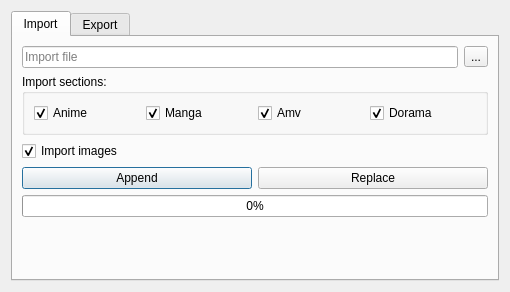
<?xml version="1.0" encoding="UTF-8"?>
<ui version="4.0">
 <class>Share</class>
 <widget class="QDialog" name="Share">
  <property name="geometry">
   <rect>
    <x>0</x>
    <y>0</y>
    <width>510</width>
    <height>292</height>
   </rect>
  </property>
  <property name="windowTitle">
   <string>Dialog</string>
  </property>
  <layout class="QVBoxLayout" name="verticalLayout">
   <item>
    <widget class="QTabWidget" name="tabWidget">
     <property name="currentIndex">
      <number>0</number>
     </property>
     <widget class="QWidget" name="tab_import">
      <attribute name="icon">
       <iconset resource="resource.qrc">
        <normaloff>:/images/import.png</normaloff>:/images/import.png</iconset>
      </attribute>
      <attribute name="title">
       <string>Import</string>
      </attribute>
      <layout class="QVBoxLayout" name="verticalLayout_2">
       <item>
        <layout class="QHBoxLayout" name="horizontalLayout">
         <item>
          <widget class="QLineEdit" name="LineEdit_ImportFile">
           <property name="placeholderText">
            <string>Import file</string>
           </property>
          </widget>
         </item>
         <item>
          <widget class="QToolButton" name="TButton_ChooseImportFile">
           <property name="text">
            <string>...</string>
           </property>
           <property name="icon">
            <iconset resource="resource.qrc">
             <normaloff>:/images/folder.png</normaloff>:/images/folder.png</iconset>
           </property>
          </widget>
         </item>
        </layout>
       </item>
       <item>
        <widget class="QGroupBox" name="GroupBox_ImportSections">
         <property name="title">
          <string>Import sections:</string>
         </property>
         <layout class="QHBoxLayout" name="horizontalLayout_6">
          <item>
           <widget class="QCheckBox" name="ChBox_Import_Anime">
            <property name="text">
             <string>Anime</string>
            </property>
            <property name="checked">
             <bool>true</bool>
            </property>
           </widget>
          </item>
          <item>
           <widget class="QCheckBox" name="ChBox_Import_Manga">
            <property name="text">
             <string>Manga</string>
            </property>
            <property name="checked">
             <bool>true</bool>
            </property>
           </widget>
          </item>
          <item>
           <widget class="QCheckBox" name="ChBox_Import_Amv">
            <property name="text">
             <string>Amv</string>
            </property>
            <property name="checked">
             <bool>true</bool>
            </property>
           </widget>
          </item>
          <item>
           <widget class="QCheckBox" name="ChBox_Import_Dorama">
            <property name="text">
             <string>Dorama</string>
            </property>
            <property name="checked">
             <bool>true</bool>
            </property>
           </widget>
          </item>
         </layout>
        </widget>
       </item>
       <item>
        <widget class="QCheckBox" name="ChBox_Import_Images">
         <property name="text">
          <string>Import images</string>
         </property>
         <property name="checked">
          <bool>true</bool>
         </property>
        </widget>
       </item>
       <item>
        <layout class="QHBoxLayout" name="HLay_Import_Actions">
         <item>
          <widget class="QPushButton" name="PBtn_Import_Append">
           <property name="text">
            <string>Append</string>
           </property>
           <property name="icon">
            <iconset resource="resource.qrc">
             <normaloff>:/images/list-add.png</normaloff>:/images/list-add.png</iconset>
           </property>
          </widget>
         </item>
         <item>
          <widget class="QPushButton" name="PBtn_Import_Replace">
           <property name="text">
            <string>Replace</string>
           </property>
           <property name="icon">
            <iconset resource="resource.qrc">
             <normaloff>:/images/refresh.png</normaloff>:/images/refresh.png</iconset>
           </property>
          </widget>
         </item>
        </layout>
       </item>
       <item>
        <widget class="QProgressBar" name="ProgressBar_Import">
         <property name="value">
          <number>0</number>
         </property>
         <property name="alignment">
          <set>Qt::AlignCenter</set>
         </property>
        </widget>
       </item>
       <item>
        <spacer name="verticalSpacer">
         <property name="orientation">
          <enum>Qt::Vertical</enum>
         </property>
         <property name="sizeHint" stdset="0">
          <size>
           <width>20</width>
           <height>40</height>
          </size>
         </property>
        </spacer>
       </item>
      </layout>
     </widget>
     <widget class="QWidget" name="tab_export">
      <attribute name="icon">
       <iconset resource="resource.qrc">
        <normaloff>:/images/export.png</normaloff>:/images/export.png</iconset>
      </attribute>
      <attribute name="title">
       <string>Export</string>
      </attribute>
      <layout class="QVBoxLayout" name="verticalLayout_3">
       <item>
        <layout class="QHBoxLayout" name="horizontalLayout_2">
         <item>
          <widget class="QLineEdit" name="LineEdit_ExportFolder">
           <property name="text">
            <string/>
           </property>
           <property name="placeholderText">
            <string>Export folder</string>
           </property>
          </widget>
         </item>
         <item>
          <widget class="QToolButton" name="TButton_ChooseExportFolder">
           <property name="text">
            <string>...</string>
           </property>
           <property name="icon">
            <iconset resource="resource.qrc">
             <normaloff>:/images/folder.png</normaloff>:/images/folder.png</iconset>
           </property>
          </widget>
         </item>
        </layout>
       </item>
       <item>
        <widget class="QGroupBox" name="GroupBox_ExportSections">
         <property name="title">
          <string>Export sections:</string>
         </property>
         <layout class="QHBoxLayout" name="horizontalLayout_7">
          <item>
           <widget class="QCheckBox" name="ChBox_Export_Anime">
            <property name="text">
             <string>Anime</string>
            </property>
            <property name="checked">
             <bool>true</bool>
            </property>
           </widget>
          </item>
          <item>
           <widget class="QCheckBox" name="ChBox_Export_Manga">
            <property name="text">
             <string>Manga</string>
            </property>
            <property name="checked">
             <bool>true</bool>
            </property>
           </widget>
          </item>
          <item>
           <widget class="QCheckBox" name="ChBox_Export_Amv">
            <property name="text">
             <string>Amv</string>
            </property>
            <property name="checked">
             <bool>true</bool>
            </property>
           </widget>
          </item>
          <item>
           <widget class="QCheckBox" name="ChBox_Export_Dorama">
            <property name="text">
             <string>Dorama</string>
            </property>
            <property name="checked">
             <bool>true</bool>
            </property>
           </widget>
          </item>
         </layout>
        </widget>
       </item>
       <item>
        <widget class="QCheckBox" name="ChBox_Export_Images">
         <property name="text">
          <string>Export images</string>
         </property>
         <property name="checked">
          <bool>true</bool>
         </property>
        </widget>
       </item>
       <item>
        <widget class="QPushButton" name="PBtn_Action_Export">
         <property name="text">
          <string>Export</string>
         </property>
         <property name="icon">
          <iconset resource="resource.qrc">
           <normaloff>:/images/export.png</normaloff>:/images/export.png</iconset>
         </property>
        </widget>
       </item>
       <item>
        <widget class="QProgressBar" name="ProgressBar_Export">
         <property name="value">
          <number>0</number>
         </property>
         <property name="alignment">
          <set>Qt::AlignCenter</set>
         </property>
        </widget>
       </item>
       <item>
        <spacer name="verticalSpacer_2">
         <property name="orientation">
          <enum>Qt::Vertical</enum>
         </property>
         <property name="sizeHint" stdset="0">
          <size>
           <width>20</width>
           <height>40</height>
          </size>
         </property>
        </spacer>
       </item>
      </layout>
     </widget>
    </widget>
   </item>
  </layout>
  <action name="actionShowExportProgressBar">
   <property name="text">
    <string>ShowExportProgressBar</string>
   </property>
   <property name="toolTip">
    <string>Switch export button or progress bar</string>
   </property>
  </action>
  <action name="actionShowImportProgressBar">
   <property name="text">
    <string>ShowImportProgressBar</string>
   </property>
   <property name="toolTip">
    <string>Switch progress bar or action buttons</string>
   </property>
  </action>
 </widget>
 <resources>
  <include location="resource.qrc"/>
 </resources>
 <connections/>
</ui>
